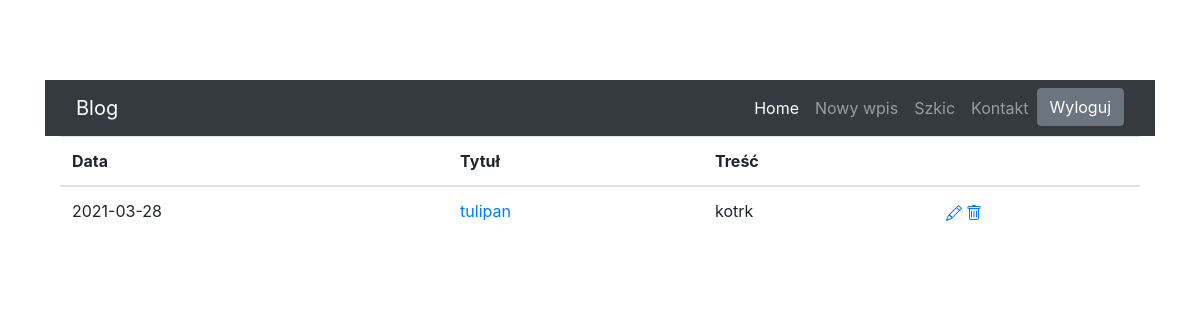
The page /drafts/ (signed in) on the database as committed earlier.
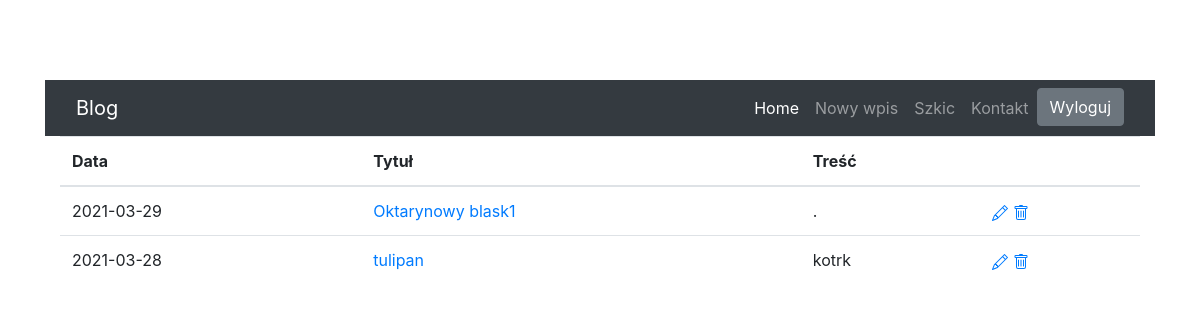
The same page on the database as committed later.
### blog/models.py (models this page shows)
class Entry(db.Model):
    id = db.Column(db.Integer, primary_key=True)
    title = db.Column(db.String(80), nullable=False)
    body = db.Column(db.Text, nullable=False)
    pub_date = db.Column(db.DateTime, nullable=False, default=datetime.datetime.utcnow)
    is_published = db.Column(db.Boolean, default=False)

### blog/routes.py (the view)
@app.route("/drafts/", methods=['GET'])
@login_required
def list_drafts():
   drafts = Entry.query.filter_by(is_published=False).order_by(Entry.pub_date.desc())
   return render_template("drafts.html", drafts=drafts)

### blog/functools.py (called while the page is built)
def login_required(view_func):
    @functools.wraps(view_func)
    def check_permissions(*args, **kwargs):
        if session.get('logged_in'):
            return view_func(*args, **kwargs)
        return redirect(url_for('login', next=request.path))
    return check_permissions

### blog/templates/drafts.html (shortened to what this page needs)
{% extends "base.html" %}
{% block content %}
<table class="table">
   <thead>
     <tr>
       <th scope="col">Data</th>
       <th scope="col">Tytuł</th>
       <th scope="col">Treść</th>
       <th scope="col"></th>
     </tr>
   </thead>
   <tbody>
       {% for post in drafts %}
     <tr>
       <td>
           {{ post.pub_date.strftime('%Y-%m-%d') }}
       </td>
       <td>
           <a href="{{ url_for('edit_entry', entry_id=post.id) }}">
               {{ post.title }}
           </a>
       </td>
       <td>{{ post.body|truncate(100, true) }}</td>
      <td>
        <a href="{{ url_for('edit_entry', entry_id=post.id) }}">
        </a>
        <a href="{{ url_for('delete_entry', entry_id=post.id) }}">
        </a>
      </td>
     </tr>
     {% endfor %}
   </tbody>
 </table>
{% endblock %}

Rows that differ between the two databases and show on the page:
added Entry: pub_date "2021-03-29", title "Oktarynowy blask1", body "."
